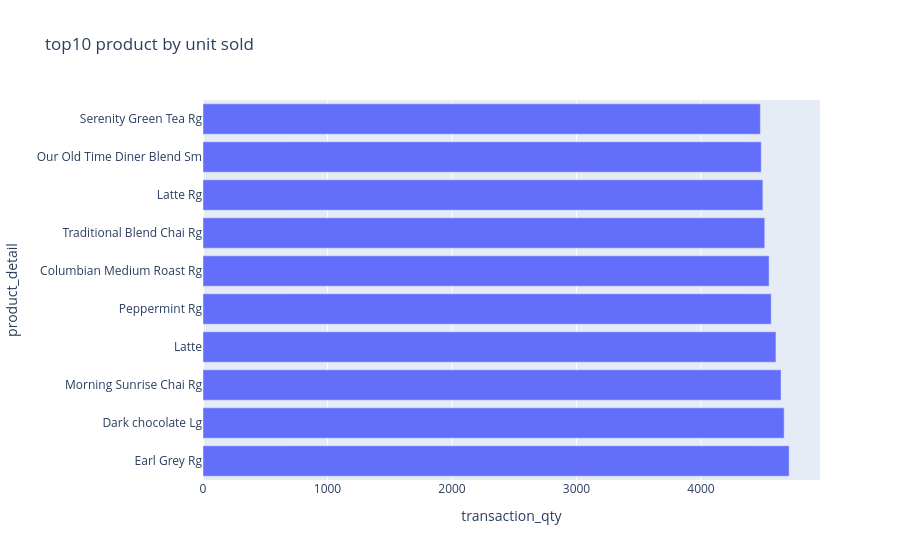

Notebook code cell kept with this figure:
### Markdown cell above
***VISUALISATION***

### Code cell
#CHART 1
#top 10 product by unit sold

popularity=popularity.reset_index(drop=True)
top10=popularity.head(10)
fig1=px.bar(top10,
          x='transaction_qty',
          y='product_detail',
          orientation='h',
          title='top10 product by unit sold')
fig1

### Figure 1 — Plotly figure (JSON) as saved in the notebook; plotly's stock layout.template omitted (floating-point values rounded to 4 significant figures)
{"data": [{"hovertemplate": "transaction_qty=%{x}<br>product_detail=%{y}<extra></extra>", "legendgroup": "", "marker": {"color": "#636efa", "pattern": {"shape": ""}}, "name": "", "orientation": "h", "showlegend": false, "textposition": "auto", "type": "bar", "x": [4708, 4668, 4643, 4602, 4564, 4547, 4512, 4497, 4484, 4477], "xaxis": "x", "y": ["Earl Grey Rg", "Dark chocolate Lg", "Morning Sunrise Chai Rg", "Latte", "Peppermint Rg", "Columbian Medium Roast Rg", "Traditional Blend Chai Rg", "Latte Rg", "Our Old Time Diner Blend Sm", "Serenity Green Tea Rg"], "yaxis": "y"}], "layout": {"barmode": "relative", "legend": {"tracegroupgap": 0}, "title": {"text": "top10 product by unit sold"}, "xaxis": {"anchor": "y", "domain": [0, 1], "title": {"text": "transaction_qty"}}, "yaxis": {"anchor": "x", "domain": [0, 1], "title": {"text": "product_detail"}}}}
